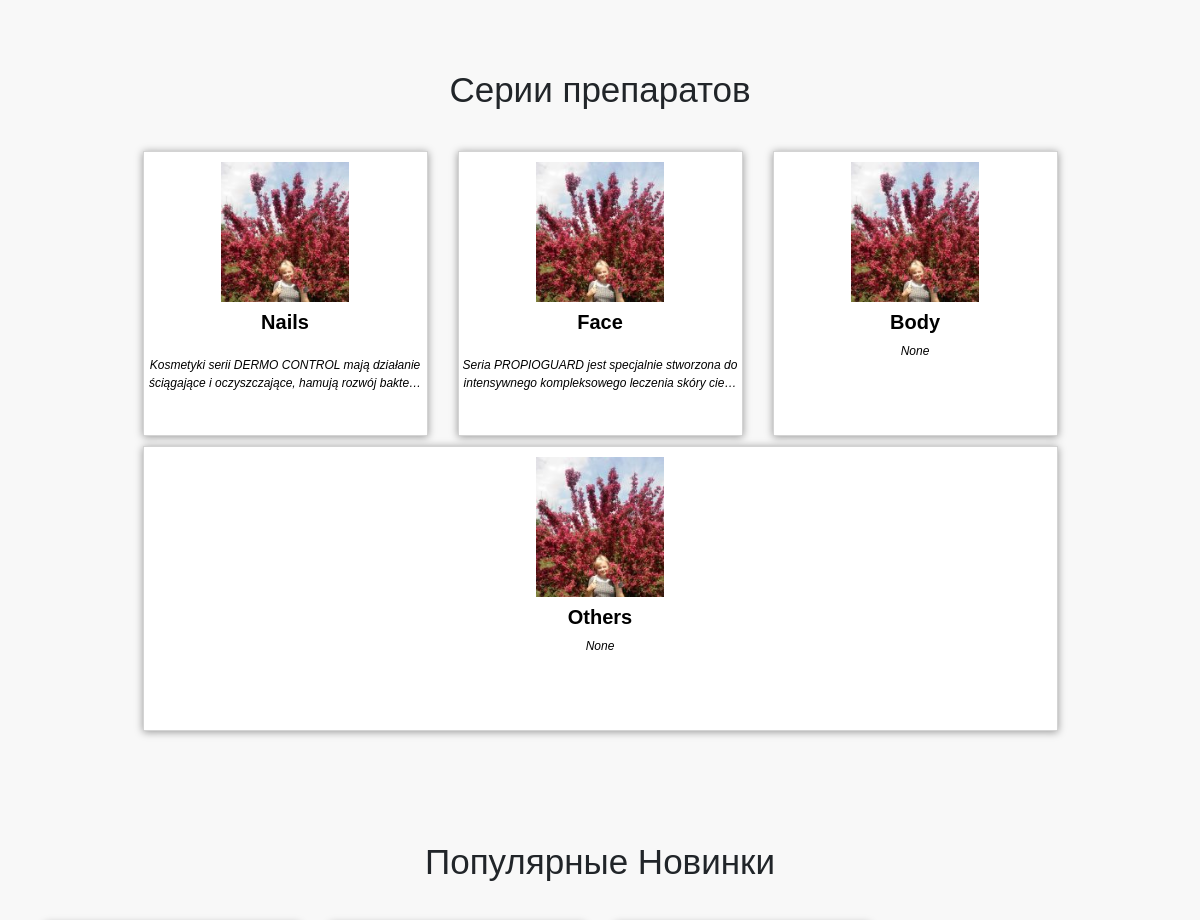
The app's page / (middle part), older data.
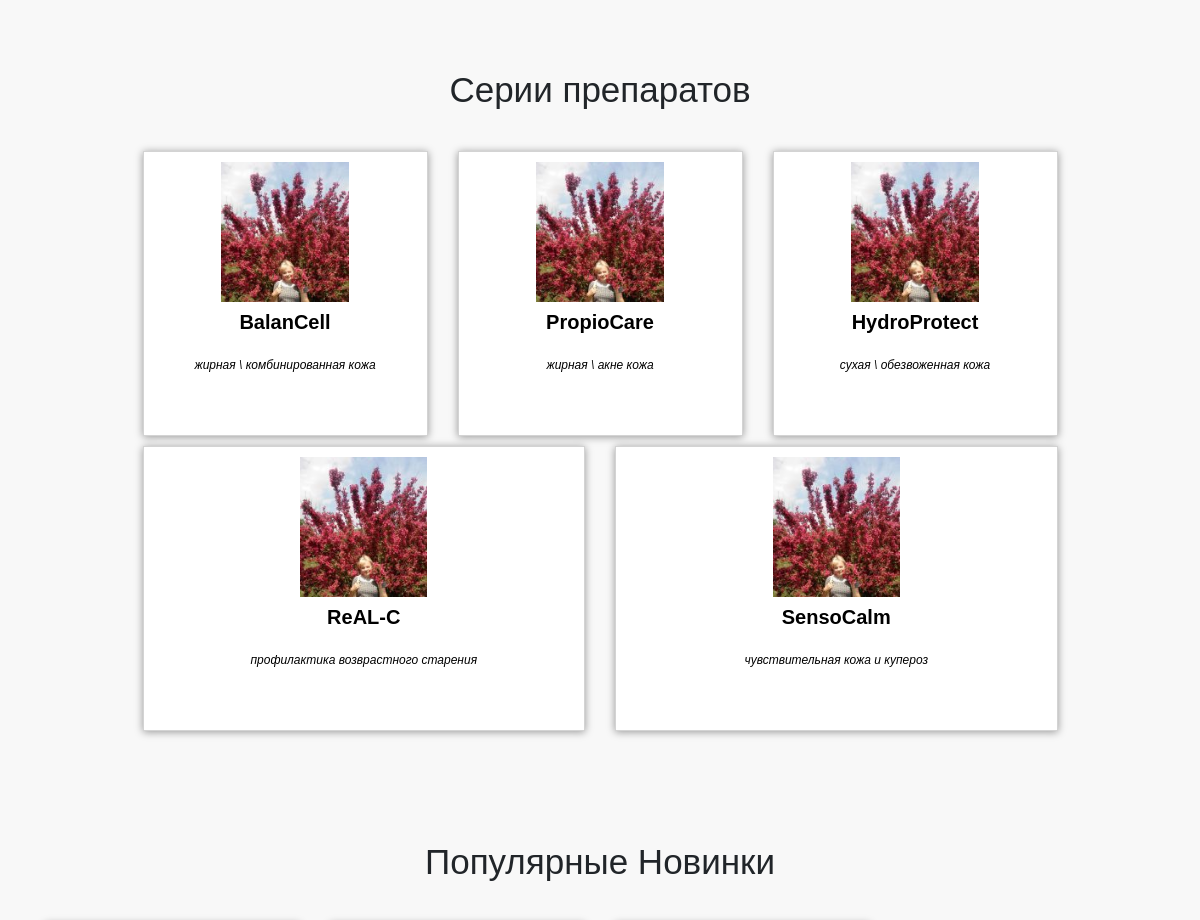
The same page, newer data.
### products/models.py (models this page shows)
class ProductCategory(models.Model):
    name = models.CharField(max_length=16, blank=True, null=True, default=None)
    slug = models.SlugField(max_length=16, unique=True)
    description = RichTextField(blank=True, null=True, default=None)
    is_active = models.BooleanField(default=True)
    product_category_logo_image = models.ImageField(upload_to='logo_images/', default='logo_images/Светлана Лескова.png',
                                                    help_text="optimal size  600x450 - Need to be checked")
    def __str__(self):
        return "%s" % self.name
    class Meta:
        verbose_name = 'CategoryProduct'
        verbose_name_plural = 'CategoryProducts'

### landing/views.py (the view)
# urls.py: 2. Add a URL to urlpatterns:  url(r'^$', views.home, name='home')
def home(request):
    address_cosmetologs = Cosmetolog.objects.filter(is_active=True)
    cosmetolog_addresses = CosmetologAddress.objects.filter(is_active=True)
    search_active_addresses = Address.objects.filter(is_active=True)
    active_addresses = search_active_addresses.filter(
        Q(type_id=5) |
        Q(type_id=4)
    ).order_by('type_id')
    service_categories = CategoryForCosmetolog.objects.filter(is_active=True)
    subservice_categories = SubCategoryForCosmetolog.objects.filter(is_active=True)
    service_products = ServiceProduct.objects.filter(is_active=True, is_visible=True)
    service_products_images_all = ServiceProductImage.objects.filter(is_active=True, is_main=True,
                                                                     service_product__is_active=True,
                                                                     service_product__is_visible=True)
    service_products_images = service_products_images_all[:4]
    cosmetologs_all = Cosmetolog.objects.filter(is_active=True, is_visible=True)
    cosmetologs = cosmetologs_all[:4]
    slider_mains = SliderMain.objects.filter(is_active=True, is_main=True)
    slider_mains_counts = range(slider_mains.count() - 1)
    advert_all = SliderMain.objects.filter(is_active=True, is_main=False)
    advert_left = advert_all.get(position=1)
    advert_right = advert_all.get(position=2)
    advert_right_up = advert_all.get(position=3)
    advert_right_down = advert_all.get(position=4)
    blogs_images_all = BlogImage.objects.filter(is_active=True, is_main=True)
    blogs_images = blogs_images_all[:4]
    products_images_all = ProductImage.objects.filter(is_active=True, is_main=True, product__is_active=True)
    products_images = products_images_all[:4]
    products_images_new = products_images_all.filter(product__category__id=1)
    products_images_popular = products_images_all.filter(product__category__id=2)
    return render(request, 'landing/home.html', locals())

### orders/context_processors.py (called while the page is built)
def getting_basket_info(request):
    session_key = request.session.session_key
    if not session_key:
        request.session["session_key"] = 123
        request.session.cycle_key()
    products_in_basket = ProductInBasket.objects.filter(session_key=session_key, is_active=True)
    products_total_nmb = products_in_basket.count()
    logo_images = LogoImage.objects.filter(is_active=True, is_main=True)
    username = auth.get_user(request).username
    product_lines = ProductCategory.objects.filter(is_active=True)
    print('-product_lines---------', product_lines )
    return locals()

### shor/current_user.py (called while the page is built)
    def __call__(self, request):
        _user.value = request.user
        return self.get_response(request)

### templates/landing/home.html (shortened to what this page needs)
{% extends 'base.html' %}
{% load static %}
{% block content %}
    <div class="section">
        <div class="container-fluid">
            <div class="row section-product-lines col-lg-10 offset-1">
                <div class="col-lg-12">
                    <h1 class="text-center">
                        Серии препаратов
                    </h1>
                </div>
                    {% for product_line in product_lines %}
                        {% include 'landing/product_line.html' %}
                    {% endfor %}
            </div>
        </div>
    </div>
    <div class="section section1 all">
        <div class="container">
            <div class="row">
                <div class="col-lg-12">
                    <h1 class="text-center">
                        Популярные Новинки
                    </h1>
                </div>
            </div>
        </div>
    </div>
{% endblock %}

### templates/landing/product_line.html
<div class="col-lg col-md-6 col-sm-6">
    <a href="#" class="link-decoration">
        <div class="product-item shadow-item-box">
            <div>
                <div class="d-block mx-auto img-product">
                    <img src="{{ product_line.product_category_logo_image.url }}" class = "img-fluid img-product-inside">
                </div>
            </div>
            <div class="product-name">
                <h4>{{ product_line.name|truncatechars_html:40 }}</h4>
            </div>
            <div class="product-s-description">
                <p> {% autoescape off %}
                {{ product_line.description|truncatechars_html:100 }} {% endautoescape %}
                </p>
            </div>
        </div>
    </a>
</div>

Row changes from the older to the newer data that the page shows:
changed ProductCategory: name "Nails" → "BalanCell"; description "Kosmetyki serii DERMO CONTROL mają działanie ściągające i oczyszczające, hamują rozwój bakte…" → "жирная \\ комбинированная кожа"
changed ProductCategory: name "Face" → "PropioCare"; description "Seria PROPIOGUARD jest specjalnie stworzona do intensywnego kompleksowego leczenia skóry cie…" → "жирная \\ акне кожа"
changed ProductCategory: name "Body" → "HydroProtect"; description "None" → "сухая \\ обезвоженная кожа"
changed ProductCategory: name "Others" → "ReAL-C"; description "None" → "профилактика возврастного старения"
added ProductCategory: product_category_logo_image (picture), name "SensoCalm", description "чувствительная кожа и купероз"
